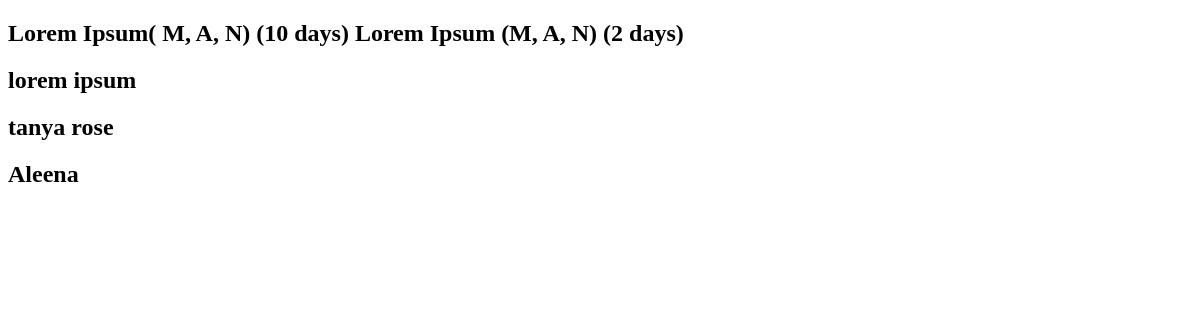
Page /patients/prescription/7 on the earlier database version.
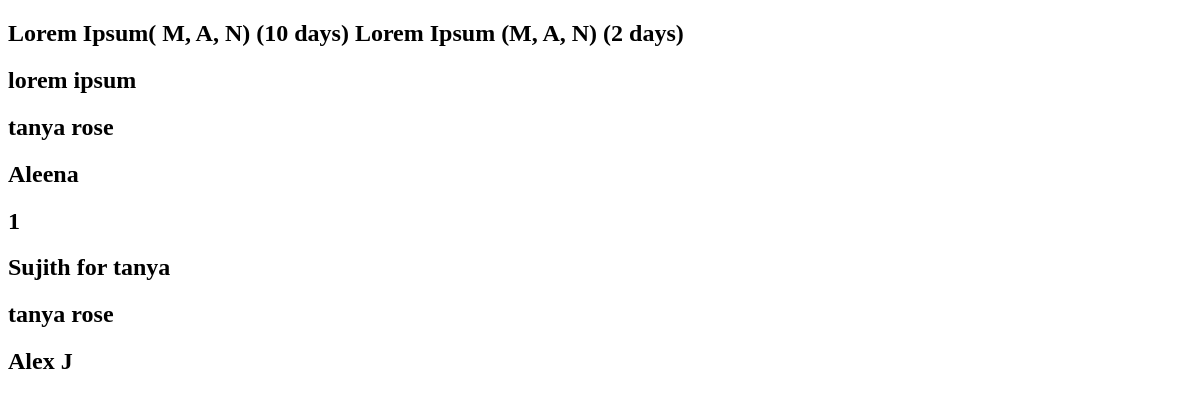
Same page on the later database version.
### clinic/models.py (models this page shows)
class Prescription(models.Model):
    direction = models.CharField(max_length=150)
    remarks = models.CharField(max_length=100)
    patient =  models.ForeignKey('patients.Patient', null=True, on_delete= models.CASCADE)
    doctor = models.ForeignKey('doctors.Doctors', null=True, on_delete=models.CASCADE)
    date_created = models.DateTimeField(auto_now_add=True, null=True)

### patients/models.py (models this page shows)
class Patient(models.Model):
    user = models.OneToOneField(User, on_delete= models.CASCADE, primary_key= True)
    pname=models.CharField(max_length=200, null=True)
    age=models.CharField(max_length=4, null=True)
    gender= models.CharField(max_length=6, null=True)
    email=models.CharField(max_length=200, null=True)
    address= models.CharField(max_length=500, null=True)
    phone= models.CharField(max_length=13, null=True)
    date_created= models.DateTimeField(auto_now_add=True, null=True)
    def __str__(self):
	    return self.pname

### doctors/models.py (models this page shows)
class Doctors(models.Model):
    ROLE = (
			('Doctor', 'Doctor'),
			('Staff', 'Staff'),
			)
    user = models.OneToOneField(User, on_delete= models.CASCADE, primary_key= True)
    dname = models.CharField(max_length=200, null=True)
    phone = models.CharField(max_length=200, null=True)
    email = models.CharField(max_length=200, null=True)
    date_created = models.DateTimeField(auto_now_add=True, null=True)
    role = models.CharField(max_length=200, null=True,choices=ROLE)
    specialisation = models.CharField(max_length=200, null=True)
    address= models.CharField(max_length=200, null=True)
    def __str__(self):
	    return self.dname

### patients/views.py (the view)
# urls.py: path('prescription/<str:pid>', views.prescription, name='pat_prescrip'),
def prescription(request, pid):
  p = Patient.objects.get(pk=pid)
  press = p.prescription_set.all()
  return render(request, 'patpres.html', {'press': press})

### patients/templates/patpres.html (shortened to what this page needs)
<!DOCTYPE html>
<html>
  <head>
  </head>
  <body>
    {% for press in press %}
    <h2>{{press.direction}}</h2>
    <h2>{{press.remarks}}</h2>
    <h2>{{press.patient}}</h2>
    <h2>{{press.doctor}}</h2>
    {% endfor %}
  </body>
</html>

Differences in the rows shown:
added Prescription: direction "1", remarks "Sujith for tanya", patient "tanya rose", doctor "Alex J"
